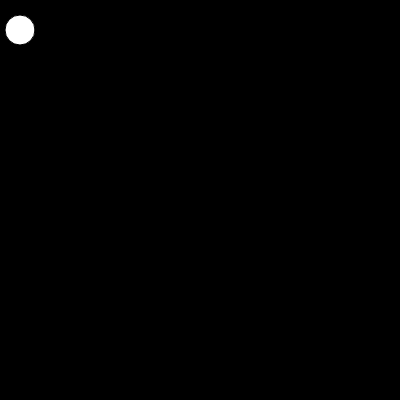
Frame 1 (no input)
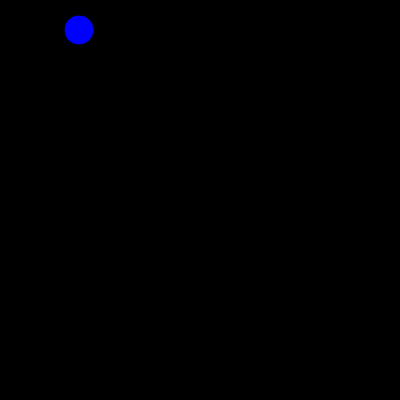
Frame 60 (no input)
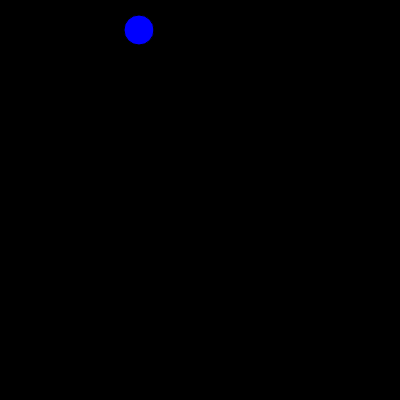
Frame 120 (the mouse pressed at the canvas centre since frame 60)

The p5.js sketch that drew these frames (run headless with seeded random() and noise() and a simulated clock; from frame 60 on, the mouse is pressed at the canvas centre):

// p5.js sketch
// ── sketch.js
var ball = {
  x:20,
  y:30,
  r:30,
  xspeed:0,
  yspeed:0,
  colour:["blue","yellow","red","pink"]
}





function setup() {
  createCanvas(400, 400);
}

function draw() {
  background(0);
  circle(ball.x,ball.y,ball.r)
  fill(ball.colour[0])
  ball.xspeed = 1
  ball.yspeed = 1
  ball.x=ball.x+ball.xspeed 
}
